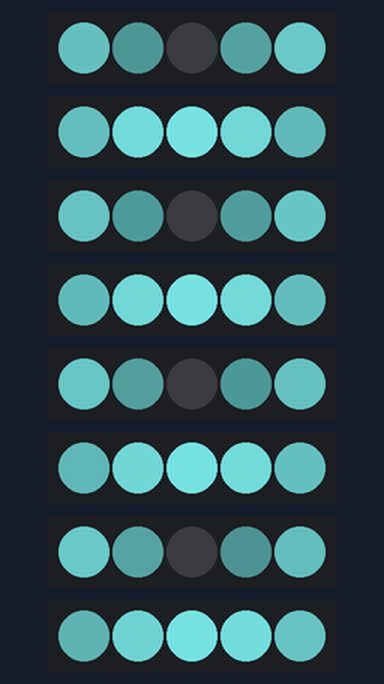
The sketch below on a simulated Arduino Uno, built with avr-gcc and run on an emulated ATmega328P. Parts: 8 × 5 RGB LEDs in strip order, left to right. Dim RGB values are drawn brighter than linear.

Above: at 0.04 s.
At 4.99 s:
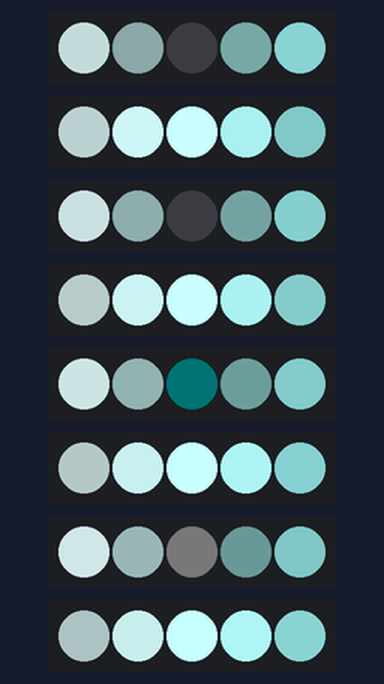
At 9.94 s:
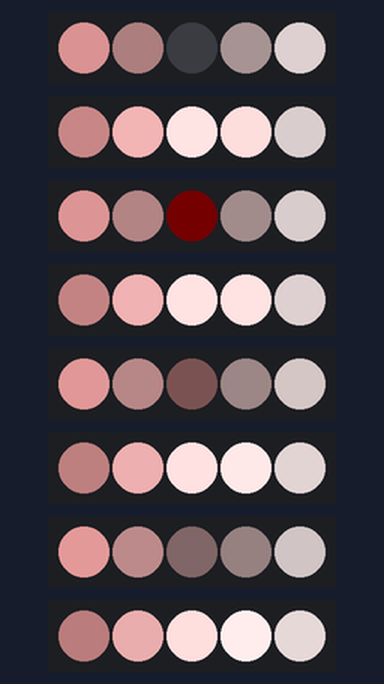
At 19.93 s:
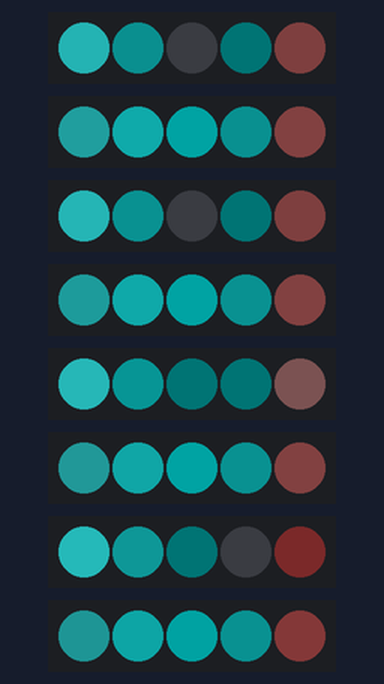
At 29.93 s:
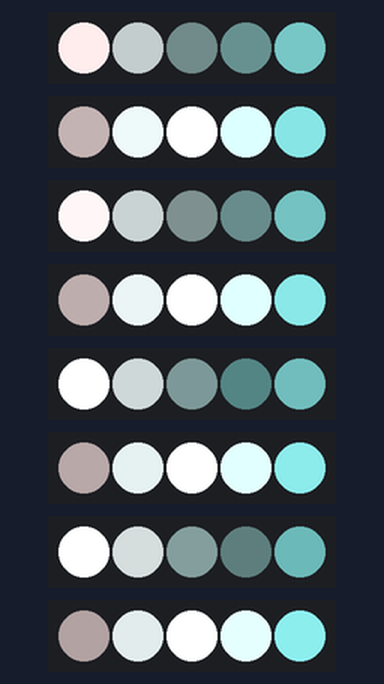
At 39.93 s:
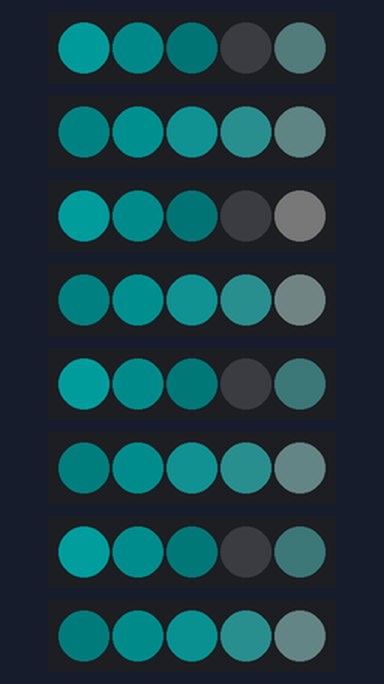
Timing chart, 0 to 40.0 s (numbered marks = the images above):
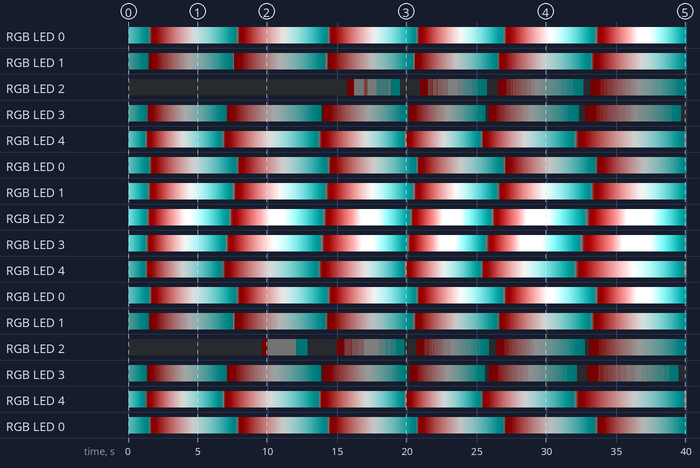

The sketch:

krakenProcedural.ino.ino
```cpp
#include <SoftwareSerial.h>

#include <Adafruit_NeoPixel.h>

#define LED_PER_LEG 5
#define NUM_STRIPS 8

Adafruit_NeoPixel strips[] =  {
  Adafruit_NeoPixel(LED_PER_LEG, 0, NEO_GRB + NEO_KHZ800),
  Adafruit_NeoPixel(LED_PER_LEG, 1, NEO_GRB + NEO_KHZ800),
  Adafruit_NeoPixel(LED_PER_LEG, 2, NEO_GRB + NEO_KHZ800),
  Adafruit_NeoPixel(LED_PER_LEG, 3, NEO_GRB + NEO_KHZ800),
  Adafruit_NeoPixel(LED_PER_LEG, 4, NEO_GRB + NEO_KHZ800),
  Adafruit_NeoPixel(LED_PER_LEG, 5, NEO_GRB + NEO_KHZ800),
  Adafruit_NeoPixel(LED_PER_LEG, 6, NEO_GRB + NEO_KHZ800),
  Adafruit_NeoPixel(LED_PER_LEG, 7, NEO_GRB + NEO_KHZ800)
};


class Color {
public:
    float r, g, b;
public:
    Color(float _r = 0, float _g = 0, float _b = 0)  {r = _r; g = _g; b = _b;}


  void operator *= (double scale)  {  r *= scale, g *= scale, b *= scale;  }
  Color operator * (double scale)  {  return Color( r * scale, g * scale, b * scale);  }

  void operator *= (float scale)  {  r *= scale, g *= scale, b *= scale;  }
  Color operator * (float scale)  {  return Color( r * scale, g * scale, b * scale);  }
  Color operator + (const Color &c2)  {  return Color( r + c2.r, g + c2.g, b + c2.b);  }
};

#define TWOPI 6.28318

class Palette {

  public:
    float aa[3], bb[3], cc[3], dd[3] = {0,0,0};

    Color evaluate(float t)
    {
      float r = aa[0] + bb[0] * cos ( TWOPI * ( cc[0] * t + dd[0] ) );
      float g = aa[1] + bb[1] * cos ( TWOPI * ( cc[1] * t + dd[1] ) );
      float b = aa[2] + bb[2] * cos ( TWOPI * ( cc[2] * t + dd[2] ) );
      return Color(r, g, b);
    }

};

Palette pal;
float time;

void SetPalette(int index)
{

  if ( index == 1)
  {
    pal.aa[0] = pal.aa[1] = pal.aa[2] = 0.5;
    pal.bb[0] = pal.bb[1] = pal.bb[2] = 0.5;
    pal.cc[0] = pal.cc[1] = pal.cc[2] = 1.0;
    pal.dd[0] = 0.00;
    pal.dd[1] = 0.33;
    pal.dd[2] = 0.66;
  }
  else if ( index == 2)
  {
    pal.aa[0] = pal.aa[1] = pal.aa[2] = 0.5;
    pal.bb[0] = pal.bb[1] = pal.bb[2] = 0.5;
    pal.cc[0] = pal.cc[1] = pal.cc[2] = 1.0;
    pal.dd[0] = pal.dd[1] = pal.dd[2] = 0.0;
  }
  else if ( index == 3)
  {
    pal.aa[0] = pal.aa[1] = pal.aa[2] = 0.5;
    pal.bb[0] = pal.bb[1] = pal.bb[2] = 0.5;
    pal.cc[0] = pal.cc[1] = pal.cc[2] = 0.5;

    pal.dd[0] = 0.3;
    pal.dd[1] = 0.2;
    pal.dd[2] = 0.2;
  }
    else if ( index == 4)
  {
    pal.aa[0] = pal.aa[1] = pal.aa[2] = 0.5;
    pal.bb[0] = pal.bb[1] = pal.bb[2] = 0.5;
    pal.cc[0] = pal.cc[1] = 0.5;
    pal.cc[2] = 1.0;

    pal.dd[0] = 0.8;
    pal.dd[1] = 0.9;
    pal.dd[2] = 0.2;
  }
}

void setup() {
  for (int i = 0; i < NUM_STRIPS; i++)
  {
    strips[i].begin();
  }

  SetPalette(3);
  time = 0;
}

float hash (int i , int j)
{
  return 0.5 + 0.5 * sin((float)i* 179.11 + (float)j* 131.11 + time * 0.05 );
}


void loop() {

  float radiusAmount = sin(time * 0.2) * 0.1 + sin(time * 0.9) * 0.04;
  float cardioidAmount = 0;//sin(time * 0.13)  *0.1 ;
  float breatheAmount = 1.0;
  float breathe = breatheAmount * 0.5 * sin(time * 0.1);
  float dropoutAmount = 0.0;


  float cardioid = 0.0;
  for (int i = 0; i < NUM_STRIPS; i++) {
      float radius = 0.0;
      cardioid += cardioidAmount;
      for (int j = 0; j < LED_PER_LEG; j++) {
        radius += radiusAmount;

        // palette
        Color base = pal.evaluate(time + radius + sin(cardioid * TWOPI) );
        //darken on sine
        base = base + base * breathe;
        //dropout
        base *= constrain(hash(i,j) + dropoutAmount, 0, 1);


        SetPixel(i, j, base);

      }
  }


  for (int i = 0; i < NUM_STRIPS; i++)
        strips[i].show();

  time += 0.016;

  delay(16);
}


void SetPixel(int leg, int balloon, Color c)
{
  float r = constrain(c.r, 0, 1);
  float g = constrain(c.g, 0, 1);
  float b = constrain(c.b, 0, 1);
  strips[leg].setPixelColor(balloon, r * 255, g* 255, b* 255);
}
```

Measured:
- by itself, RGB LED 2: off → RGB(0, 1, 1) at 4.4 s, → off 1.2 s later, → RGB(1, 0, 0) 2.8 s later, → RGB(1, 1, 1) 0.62 s later, … (259 changes in this stretch)
- by itself, RGB LED 2: off → RGB(1, 0, 0) at 9.6 s, → RGB(1, 1, 1) 0.41 s later, → RGB(0, 1, 1) 2.0 s later, → off 0.82 s later, … (185 changes in this stretch)
